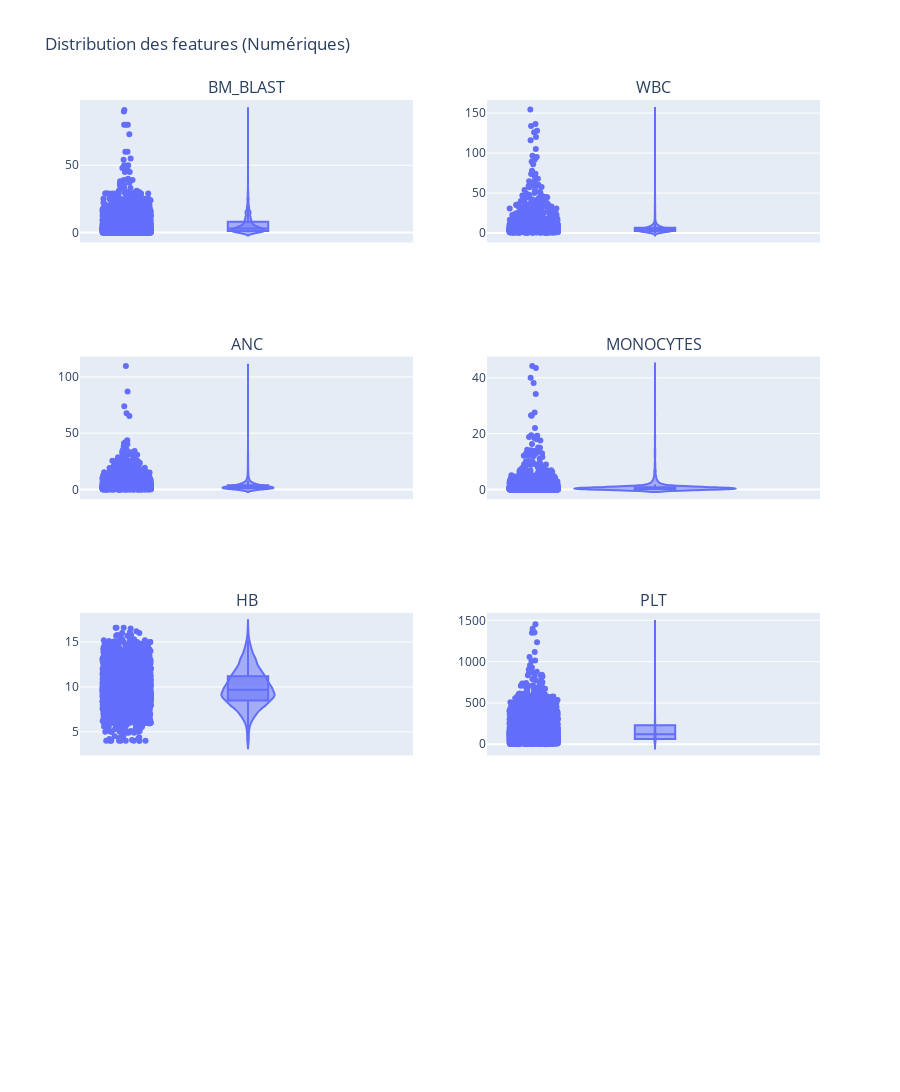

This figure's notebook cell:
### Markdown cell above
Données clinique

### Code cell
import plotly.subplots as sp

numeric_columns = df.select_dtypes(include=['float64']).columns

fig = sp.make_subplots(rows=(len(numeric_columns) // 2) + 1, cols=2, subplot_titles=numeric_columns)

for i, column in enumerate(numeric_columns):
    row = (i // 2) + 1
    col = (i % 2) + 1
    fig.add_trace(px.violin(df, y=column, box=True, points="all").data[0], row=row, col=col)

fig.update_layout(height=1200, title_text="Distribution des features (Numériques)")
fig.show()

### Figure 1 — Plotly figure (JSON) as saved in the notebook; plotly's stock layout.template omitted (floating-point values rounded to 4 significant figures; data arrays with more than 128 entries replaced by an {"elided": "..."} marker saying what was removed)
{"data": [{"alignmentgroup": "True", "box": {"visible": true}, "hovertemplate": "BM_BLAST=%{y}<extra></extra>", "legendgroup": "", "marker": {"color": "#636efa"}, "name": "", "offsetgroup": "", "orientation": "v", "points": "all", "scalegroup": "True", "showlegend": false, "type": "violin", "x0": " ", "xaxis": "x", "y": {"elided": "3323 float values"}, "y0": " ", "yaxis": "y"}, {"alignmentgroup": "True", "box": {"visible": true}, "hovertemplate": "WBC=%{y}<extra></extra>", "legendgroup": "", "marker": {"color": "#636efa"}, "name": "", "offsetgroup": "", "orientation": "v", "points": "all", "scalegroup": "True", "showlegend": false, "type": "violin", "x0": " ", "xaxis": "x2", "y": {"elided": "3323 float values"}, "y0": " ", "yaxis": "y2"}, {"alignmentgroup": "True", "box": {"visible": true}, "hovertemplate": "ANC=%{y}<extra></extra>", "legendgroup": "", "marker": {"color": "#636efa"}, "name": "", "offsetgroup": "", "orientation": "v", "points": "all", "scalegroup": "True", "showlegend": false, "type": "violin", "x0": " ", "xaxis": "x3", "y": {"elided": "3323 float values"}, "y0": " ", "yaxis": "y3"}, {"alignmentgroup": "True", "box": {"visible": true}, "hovertemplate": "MONOCYTES=%{y}<extra></extra>", "legendgroup": "", "marker": {"color": "#636efa"}, "name": "", "offsetgroup": "", "orientation": "v", "points": "all", "scalegroup": "True", "showlegend": false, "type": "violin", "x0": " ", "xaxis": "x4", "y": {"elided": "3323 float values"}, "y0": " ", "yaxis": "y4"}, {"alignmentgroup": "True", "box": {"visible": true}, "hovertemplate": "HB=%{y}<extra></extra>", "legendgroup": "", "marker": {"color": "#636efa"}, "name": "", "offsetgroup": "", "orientation": "v", "points": "all", "scalegroup": "True", "showlegend": false, "type": "violin", "x0": " ", "xaxis": "x5", "y": {"elided": "3323 float values"}, "y0": " ", "yaxis": "y5"}, {"alignmentgroup": "True", "box": {"visible": true}, "hovertemplate": "PLT=%{y}<extra></extra>", "legendgroup": "", "marker": {"color": "#636efa"}, "name": "", "offsetgroup": "", "orientation": "v", "points": "all", "scalegroup": "True", "showlegend": false, "type": "violin", "x0": " ", "xaxis": "x6", "y": {"elided": "3323 float values"}, "y0": " ", "yaxis": "y6"}], "layout": {"annotations": [{"font": {"size": 16}, "showarrow": false, "text": "BM_BLAST", "x": 0.225, "xanchor": "center", "xref": "paper", "y": 1, "yanchor": "bottom", "yref": "paper"}, {"font": {"size": 16}, "showarrow": false, "text": "WBC", "x": 0.775, "xanchor": "center", "xref": "paper", "y": 1, "yanchor": "bottom", "yref": "paper"}, {"font": {"size": 16}, "showarrow": false, "text": "ANC", "x": 0.225, "xanchor": "center", "xref": "paper", "y": 0.7188, "yanchor": "bottom", "yref": "paper"}, {"font": {"size": 16}, "showarrow": false, "text": "MONOCYTES", "x": 0.775, "xanchor": "center", "xref": "paper", "y": 0.7188, "yanchor": "bottom", "yref": "paper"}, {"font": {"size": 16}, "showarrow": false, "text": "HB", "x": 0.225, "xanchor": "center", "xref": "paper", "y": 0.4375, "yanchor": "bottom", "yref": "paper"}, {"font": {"size": 16}, "showarrow": false, "text": "PLT", "x": 0.775, "xanchor": "center", "xref": "paper", "y": 0.4375, "yanchor": "bottom", "yref": "paper"}], "height": 1200, "title": {"text": "Distribution des features (Numériques)"}, "xaxis": {"anchor": "y", "domain": [0, 0.45]}, "xaxis2": {"anchor": "y2", "domain": [0.55, 1]}, "xaxis3": {"anchor": "y3", "domain": [0, 0.45]}, "xaxis4": {"anchor": "y4", "domain": [0.55, 1]}, "xaxis5": {"anchor": "y5", "domain": [0, 0.45]}, "xaxis6": {"anchor": "y6", "domain": [0.55, 1]}, "xaxis7": {"anchor": "y7", "domain": [0, 0.45]}, "xaxis8": {"anchor": "y8", "domain": [0.55, 1]}, "yaxis": {"anchor": "x", "domain": [0.8438, 1]}, "yaxis2": {"anchor": "x2", "domain": [0.8438, 1]}, "yaxis3": {"anchor": "x3", "domain": [0.5625, 0.7188]}, "yaxis4": {"anchor": "x4", "domain": [0.5625, 0.7188]}, "yaxis5": {"anchor": "x5", "domain": [0.2812, 0.4375]}, "yaxis6": {"anchor": "x6", "domain": [0.2812, 0.4375]}, "yaxis7": {"anchor": "x7", "domain": [0, 0.1562]}, "yaxis8": {"anchor": "x8", "domain": [0, 0.1562]}}}
